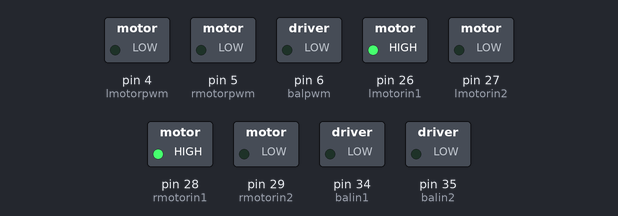
The sketch below on a simulated Arduino Mega 2560, built with avr-gcc and run on an emulated ATmega2560. Shown: switched loads named in the sketch (green lamp = pin HIGH). At 19.0 s the program stops and its outputs stay as they are.

Above: at 0.1 s.
At 1.6 s:
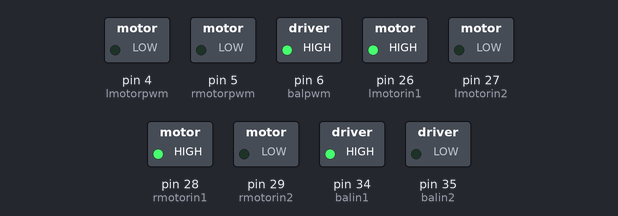
At 12.1 s:
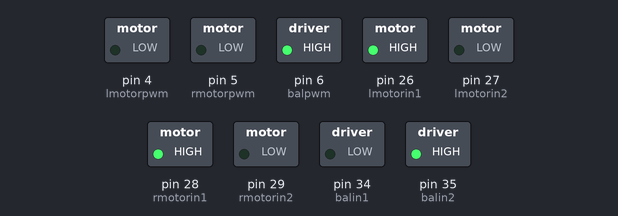
At 18.6 s:
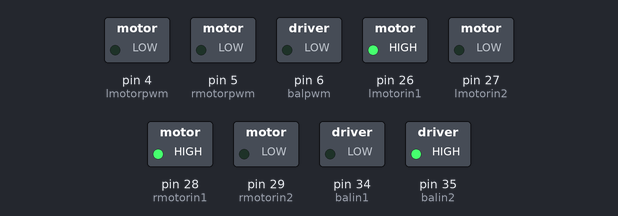
Timing chart, 0 to 20.1 s (numbered marks = the images above):
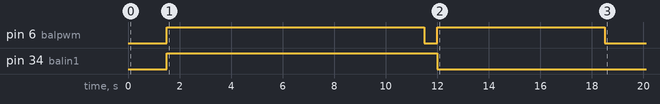

The sketch:

autonomous_submarine.ino
```cpp
int balin1 = 34, balin2 = 35, balpwm = 6; //pins for L298n that controlls actuator
int lmotorin1 = 26, lmotorin2 = 27, lmotorpwm = 4; //pins for L298n that controlls motors
int rmotorin1 = 28, rmotorin2 = 29, rmotorpwm = 5; //pins for L298n that controlls motors
float depth, left, right; // variables to store sensor data


void setup() {
 //delay(45000); // delay 45 seconds so I can wrap and seal the end of the arduino cable and put the sub in the water
 //while(1){}; // infinite loop for disabling the sub during testing
  pinMode(balpwm, OUTPUT); // actuator controller pin settings
  pinMode(balin1, OUTPUT); // actuator controller pin settings
  pinMode(balin2, OUTPUT); // actuator controller pin settings

  pinMode(lmotorin1, OUTPUT);// motor controller pin settings
  pinMode(lmotorin2, OUTPUT);// motor controller pin settings
  pinMode(lmotorpwm, OUTPUT);// motor controller pin settings
  pinMode(rmotorin1, OUTPUT);// motor controller pin settings
  pinMode(rmotorin2, OUTPUT);// motor controller pin settings
  pinMode(rmotorpwm, OUTPUT);// motor controller pin settings

  Serial.begin(115200); // begin serial monitor for testing
  Serial3.begin(115200); // begin serial port to communicate with sensors
  Serial2.begin(115200); // begin serial port to communicate with sensors
  Serial1.begin(115200); // begin serial port to communicate with sensors

  start(); // set all motors to 0 to start
  resetbal(); // push the syringe all the way out

}

void loop() {
  while(1){}; //infinite loop for testing

  depth = readDepth(); // read depth sensor and store value in variable
  left = readLeft(); // read left sensor and store value
  right = readRight(); // read right sensor and store value

if (right == 0) { // if the right reads 0, its most likely because its pointed very angled at the pool wall, not because something is close
  right = 1000; // so it actually needs to be a high value, that way 0 doesnt mess up turning logic
}
if (left == 0) { // if the left reads 0, its most likely because the its pointed very angled at the pool wall, not because something is close
  left = 1000; // so it actually needs to be a high value, that way 0 doesnt mess up turning logic
}

 if(left < 90 && left < right){ // if the left sensor reads less than 90 cm, and the left is closer to the wall than the right
    goRight();// turn right
  }

  else if(right < 90 && right < left){ // if the right sensor reads less than 90 cm, and the right is closer to the wall than the left
    goLeft();// turn left
  }

  else if(left < 60 && right < 60){ // if both read less than 60 cm
    goReverse();//put it in reverse
  }

  else goStraight(); // otherwise, go straight


  if(readDepth() < 30 && readDepth() != 0){ // if the sub is higher than 30 cm off the ground, excluding 0 again
    swim(); // float up
  }

  if(readDepth() > 90 && readDepth() < 160){ // if the sub is higher than 90 cm off the bottom, but not a very high, garbage value, which sometimes happens
    sink(); // then sink
  }


delay(50); // delay 50 ms
}


void extend(float t){ // extend the syringe plunger (push water out)
  digitalWrite(balin1, HIGH); // set direction
  digitalWrite(balin2, LOW); // set direction
  analogWrite(balpwm, 255);// turn on actuator
  delay(t * 1000);//delay for t * 1000 seconds, so i can pass in any number and it will extend for that many seconds

  analogWrite(balpwm, 0); // turn off actuator
  delay(500); // delay for half a second
}

void retract(float t){ // retract the syringe (let water in)
  digitalWrite(balin1, LOW); // set direction
  digitalWrite(balin2, HIGH); // set direction
  analogWrite(balpwm, 255); // turn on actuator
  delay(t* 1000); //delay for t * 1000 seconds, so i can pass in any number and it will extend for that many seconds

  analogWrite(balpwm, 0); // turn off actuator
  delay(500); // delay half a second
}

void sink(){ //let water in to increase weight so the sub will sink
  retract(5); // let water in for 5 seconds to become negatively boyant
  delay(3000); //keep sinking for 3 seconds
  extend(5); // push the water back out so i dont keep sinking
}

void swim(){ // float up
  extend(6); // push water out for 6 seconds
  delay(3000); // keep floating for 3 seconds
  retract(6); // let water back in for 6 seconds
}

void resetbal(){//set ballast back to the middle
  extend(10); // by pushing it all the way out
  retract(6.5); // and then pulling it back to the middle
}

void start(){ // set all motors to 0 at startup
  digitalWrite(lmotorin1, HIGH); //set direction
  digitalWrite(lmotorin2, LOW); //set direction
  analogWrite(lmotorpwm, 0); // set motor speed to 0

  digitalWrite(rmotorin1, HIGH); //set direction
  digitalWrite(rmotorin2, LOW); //set direction
  analogWrite(rmotorpwm, 0); // set motor speed to 0

  delay(1500); // delay 1 and a half seconds
}

void goLeft(){ // turn left
  digitalWrite(lmotorin2, HIGH); //set direction
  digitalWrite(lmotorin1, LOW); //set direction
  analogWrite(lmotorpwm, 255); // set left motor high

  digitalWrite(rmotorin1, HIGH); //set direction
  digitalWrite(rmotorin2, LOW); //set direction
  analogWrite(rmotorpwm, 0); // turn off right motor
  delay(5000); // turn for 5 seconds

  analogWrite(lmotorpwm, 0); // turn off left motor
}

void goRight(){
  digitalWrite(lmotorin2, HIGH); //set direction
  digitalWrite(lmotorin1, LOW); //set direction
  analogWrite(lmotorpwm, 0); // turn off left motor

  digitalWrite(rmotorin1, HIGH); //set direction
  digitalWrite(rmotorin2, LOW); //set direction
  analogWrite(rmotorpwm, 255); // set right motor high
  delay(6000); // turn for 6 seconds, it turns right slightly slower

  analogWrite(rmotorpwm, 0); // turn right motor off
}

void goStraight(){ // go straight
  digitalWrite(lmotorin2, HIGH); //set direction
  digitalWrite(lmotorin1, LOW); //set direction
  analogWrite(lmotorpwm, 240); // set left motor slightly lower than right motor, because it turns slightly faster

  digitalWrite(rmotorin1, HIGH); //set direction
  digitalWrite(rmotorin2, LOW); //set direction
   analogWrite(rmotorpwm, 255); // set right motor high
  delay(3000); // go straight for 3 seconds

  analogWrite(lmotorpwm, 0); // turn both motors off
  analogWrite(rmotorpwm, 0); // turn both motors off
}

void goReverse(){ // go in reverse
  digitalWrite(lmotorin2, LOW); //set direction
  digitalWrite(lmotorin1, HIGH); //set direction
  analogWrite(lmotorpwm, 240); // set left motor speed

  digitalWrite(rmotorin1, LOW); //set direction
  digitalWrite(rmotorin2, HIGH); //set direction
  analogWrite(rmotorpwm, 255); // set right motor speed
  delay(5000); // go in reverse for 5 seconds

  analogWrite(lmotorpwm, 0); // turn left motor off
  analogWrite(rmotorpwm, 0); // turn right motor off
}

float readDepth(){ // read depth sensor

int header = 0; // first byte that the sensor will send
int high = 0; // second byte. Since the sensor can read up to 6m, and it sends the distance in mm, it has to break up the distance into 2 bytes. This is the high byte
int low = 0; // third byte, low byte
int checksum = 0; // last byte. The sensor sends a sum of the first 3 bytes, with the hope that I will add them up myself, and confirm that our sums are the same, therefore the data came through correctly.
float distance = 0; // variable for distance
float temp; // temp variable for swap
int i = 0, j; // i and j for sorting loops
float median[5] = {0}; // array to store values in so i can sort them and find the median. This is supposed to filter out bad values by finding the median of 5 readings.

while(i < 5){ //read 5 distances
  while(Serial3.available() > 0) //if there are old bytes waiting in the serial register
    Serial3.read(); // read them all to get rid of them. When I ask the sensor for data, it sends 4 bytes and I check to make sure the first is the header byte. If it isn't then it skips over the rest and the loop runs again. So I have to clear out the old ones, before I ask for more.

  Serial3.write(85);// send 0x55 to the sensor, or 85 in decimal, which tells it to send values
  delay(100); // wait 100 ms

  if(Serial3.available() > 0){ // if the serial register has data in it
    delay(4); // wait 4 ms for the rest to arrive

    if(Serial3.read() == 255){ // if the first byte is the header
      header = 255; // assign 255 to header
      while(Serial3.available() == 0) {}; // if the next byte isnt there already, wait on it
      high = Serial3.read(); // read the high byte
      while(Serial3.available() == 0) {}; // if the next byte isnt there already, wait on it
      low = Serial3.read(); // read the low byte
      while(Serial3.available() == 0) {}; // if the next byte isnt there already, wait on it
      checksum = Serial3.read(); // read the checksum


      if(checksum == ((header + high + low) % 256)){ // i do the same math the sensor did, and if our checksums are equal
        median[i] = ((high * 256) + low) / 10.0; // make the high byte high by multiplying by 256, and add the low byte, then divide by 10 to convert to centimeters. Store it in the array to be sorted
        i++; // update i, i only updates if i get a distance reading
      }
    }
  }
  }
  for(j = 0; j < 5; j++){ //bubble sort, do the next part 5 times
     for(i = 0; i < 4; i++){ // go through the array and sort
       if(median[i] > median[i + 1]){ // if the first value is greater than the second value, then swap them
        temp = median[i]; // swap by putting the first value into temp
       median[i] = median[i + 1]; // the second value into the first value
       median[i + 1] = temp; // and the first value, which is in temp, into the second value
       }

      }
  }
  return median[2]; // return the middle value in the array
}

float readRight(){//read right sensor, same code as before except with Serial2

int header = 0; // first byte that the sensor will send
int high = 0; // second byte. Since the sensor can read up to 6m, and it sends the distance in mm, it has to break up the distance into 2 bytes. This is the high byte
int low = 0; // third byte, low byte
int checksum = 0; // last byte. The sensor sends a sum of the first 3 bytes, with the hope that I will add them up myself, and confirm that our sums are the same, therefore the data came through correctly.
float distance = 0; // variable for distance
float temp; // temp variable for swap
int i = 0, j; // i and j for sorting loops
float median[5] = {0}; // array to store values in so i can sort them and find the median. This is supposed to filter out bad values by finding the median of 5 readings.

while(i < 5){ //read 5 distances
  while(Serial2.available() > 0) //if there are old bytes waiting in the serial register
    Serial2.read(); // read them all to get rid of them. When I ask the sensor for data, it sends 4 bytes and I check to make sure the first is the header byte. If it isn't then it skips over the rest and the loop runs again. So I have to clear out the old ones, before I ask for more.

  Serial2.write(85);// send 0x55 to the sensor, or 85 in decimal, which tells it to send values
  delay(100); // wait 100 ms

  if(Serial2.available() > 0){ // if the serial register has data in it
    delay(4); // wait 4 ms for the rest to arrive

    if(Serial2.read() == 255){ // if the first byte is the header
      header = 255; // assign 255 to header
      while(Serial2.available() == 0) {}; // if the next byte isnt there already, wait on it
      high = Serial2.read(); // read the high byte
      while(Serial2.available() == 0) {}; // if the next byte isnt there already, wait on it
      low = Serial2.read(); // read the low byte
      while(Serial2.available() == 0) {}; // if the next byte isnt there already, wait on it
      checksum = Serial2.read(); // read the checksum


      if(checksum == ((header + high + low) % 256)){ // i do the same math the sensor did, and if our checksums are equal
        median[i] = ((high * 256) + low) / 10.0; // make the high byte high by multiplying by 256, and add the low byte, then divide by 10 to convert to centimeters. Store it in the array to be sorted
        i++; // update i
      }
    }
  }
  }
  for(j = 0; j < 5; j++){ //bubble sort, do the next part 5 times
     for(i = 0; i < 4; i++){ // go through the array and sort
       if(median[i] > median[i + 1]){ // if the first value is greater than the second value, then swap them
        temp = median[i]; // swap by putting the first value into temp
       median[i] = median[i + 1]; // the second value into the first value
       median[i + 1] = temp; // and the first value, which is in temp, into the second value
       }

      }
  }
  return median[2]; // return the middle value in the array
}

float readLeft(){// read left sensor, same thing just with Serial1

int header = 0; // first byte that the sensor will send
int high = 0; // second byte. Since the sensor can read up to 6m, and it sends the distance in mm, it has to break up the distance into 2 bytes. This is the high byte
int low = 0; // third byte, low byte
int checksum = 0; // last byte. The sensor sends a sum of the first 3 bytes, with the hope that I will add them up myself, and confirm that our sums are the same, therefore the data came through correctly.
float distance = 0; // variable for distance
float temp; // temp variable for swap
int i = 0, j; // i and j for sorting loops
float median[5] = {0}; // array to store values in so i can sort them and find the median. This is supposed to filter out bad values by finding the median of 5 readings.

while(i < 5){ //read 5 distances
  while(Serial1.available() > 0) //if there are old bytes waiting in the serial register
    Serial1.read(); // read them all to get rid of them. When I ask the sensor for data, it sends 4 bytes and I check to make sure the first is the header byte. If it isn't then it skips over the rest and the loop runs again. So I have to clear out the old ones, before I ask for more.

  Serial1.write(85);// send 0x55 to the sensor, or 85 in decimal, which tells it to send values
  delay(100); // wait 100 ms

  if(Serial1.available() > 0){ // if the serial register has data in it
    delay(4); // wait 4 ms for the rest to arrive

    if(Serial1.read() == 255){ // if the first byte is the header
      header = 255; // assign 255 to header
      while(Serial1.available() == 0) {}; // if the next byte isnt there already, wait on it
      high = Serial1.read(); // read the high byte
      while(Serial1.available() == 0) {}; // if the next byte isnt there already, wait on it
      low = Serial1.read(); // read the low byte
      while(Serial1.available() == 0) {}; // if the next byte isnt there already, wait on it
      checksum = Serial1.read(); // read the checksum


      if(checksum == ((header + high + low) % 256)){ // i do the same math the sensor did, and if our checksums are equal
        median[i] = ((high * 256) + low) / 10.0; // make the high byte high by multiplying by 256, and add the low byte, then divide by 10 to convert to centimeters. Store it in the array to be sorted
        i++; // update i
      }
    }
  }
  }
  for(j = 0; j < 5; j++){ //bubble sort, do the next part 5 times
     for(i = 0; i < 4; i++){ // go through the array and sort
       if(median[i] > median[i + 1]){ // if the first value is greater than the second value, then swap them
        temp = median[i]; // swap by putting the first value into temp
       median[i] = median[i + 1]; // the second value into the first value
       median[i + 1] = temp; // and the first value, which is in temp, into the second value
       }

      }
  }
  return median[2]; // return the middle value in the array
}
```
